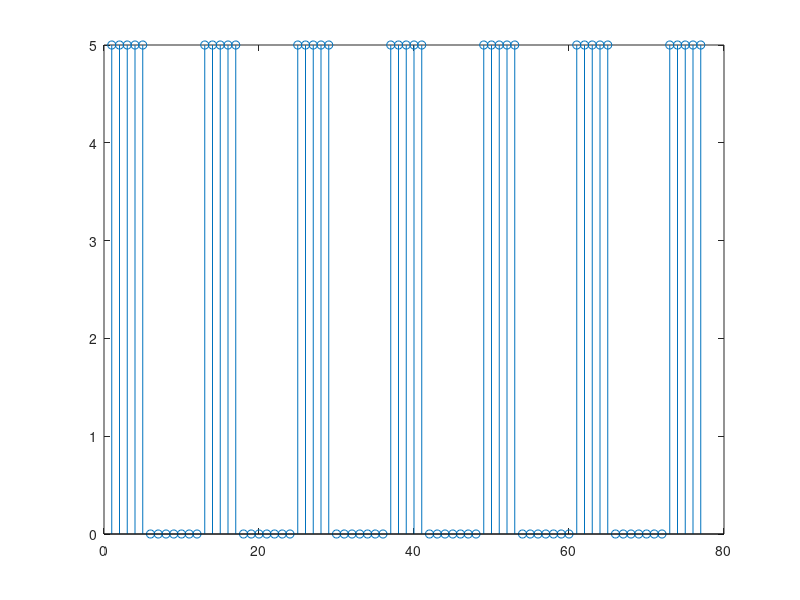
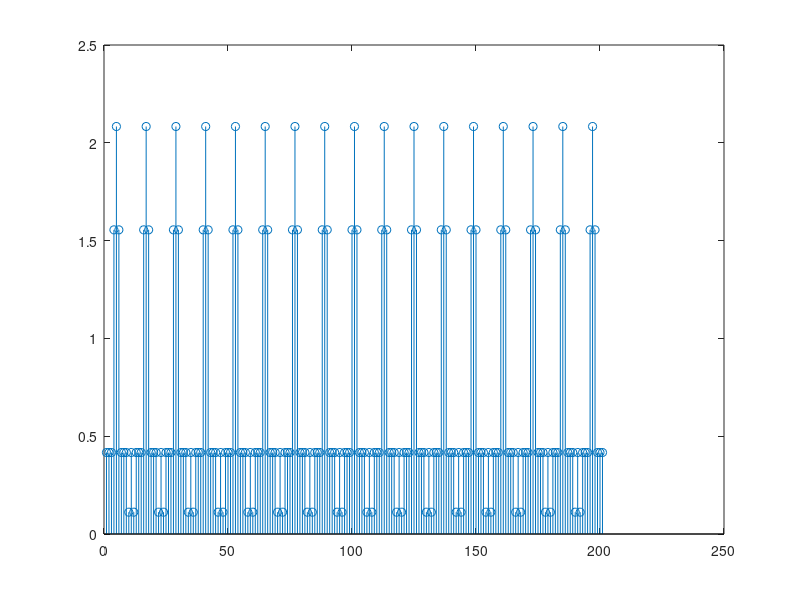
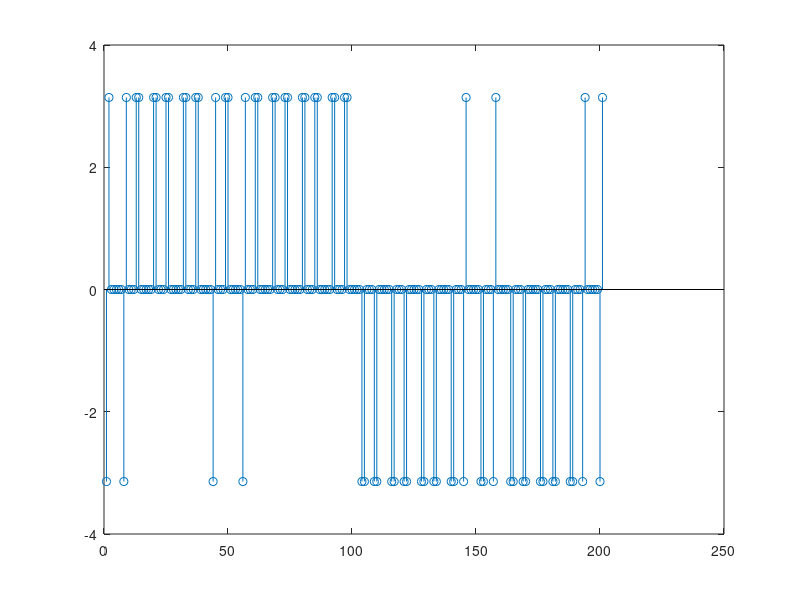

Write MATLAB code to recreate these figures, in order.
t = -19:0.5:19;

A=5;
y = zeros( size(t) );
k = -6;
while k <= 6
p = -1 + k*6;
q = 1 + k*6;
pulse_train(t<=q & t>=p) = A;
k = k+1;
end




T=6;
del=0.5;
p=100;
k = -p;
i=1;
w = (2/T)*pi;

while k <=p
x = pulse_train.* exp(-1i*k*w*t);

f_coeff(i) = trapz( 0:del:T, x(t>=0 & t<=T) )*1/T;
k = k+1;
i = 1+i;
end


stem(pulse_train);
figure;

stem(abs(f_coeff));
figure;
stem(angle(f_coeff));


